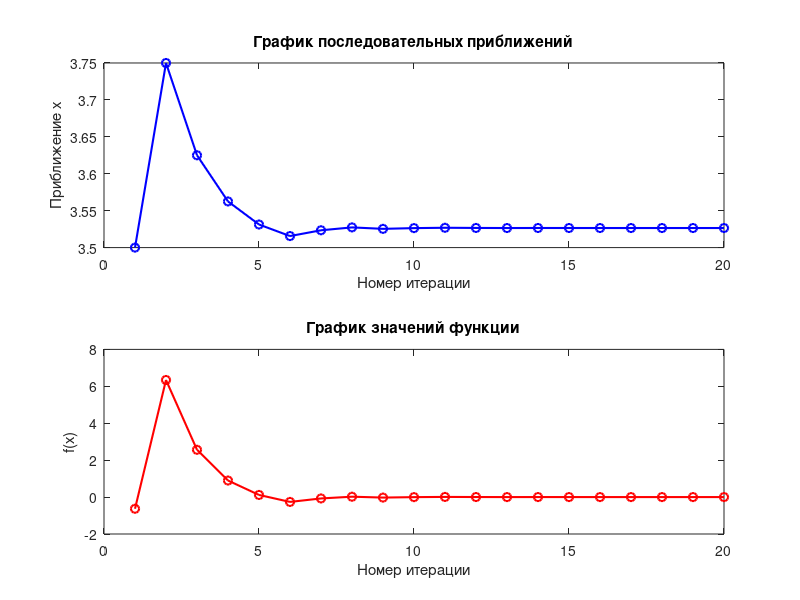

The MATLAB source for this figure:
% bisection_iterative_script.m
% Решение уравнения: exp(x) + log(x) - 10*x = 0 методом бисекции

% Задаём функцию
f = @(x) exp(x) + log(x) - 10*x;

% Начальные значения
a = 3; 
b = 4;
tol = 1e-5;         % критерий точности
max_iter = 100;     % максимальное число итераций

% Проверка наличия знакопеременности
if f(a)*f(b) > 0
    error('На заданном интервале функция не меняет знак. Выберите другой интервал.');
end

% Инициализация переменных для хранения результатов итераций
iter = 0;
data = [];  % матрица для хранения: [iter, mid, f(mid)]

fprintf(' Ит |       x_{mid}     |     f(x_{mid})\n');
fprintf('-------------------------------------------\n');

while iter < max_iter
    iter = iter + 1;
    mid = (a + b)/2;
    fmid = f(mid);
    
    % Сохраняем данные для вывода
    data = [data; iter, mid, fmid];
    
    % Вывод текущей итерации в командное окно
    fprintf('%4d | %14.6f | %14.6f\n', iter, mid, fmid);
    
    % Если достигнута требуемая точность по значению функции, завершаем
    if abs(fmid) < tol
        break;
    end
    
    % Определение нового интервала
    if f(a)*fmid < 0
        b = mid;
    else
        a = mid;
    end
end

% Вывод результата
fprintf('\nПриблизительное значение корня: %.6f\n', mid);
fprintf('Количество итераций: %d\n', iter);

% Построение графиков:
figure;
subplot(2,1,1)
plot(data(:,1), data(:,2), 'b-o','LineWidth',1.5);
xlabel('Номер итерации');
ylabel('Приближение x');
title('График последовательных приближений');

subplot(2,1,2)
plot(data(:,1), data(:,3), 'r-o','LineWidth',1.5);
xlabel('Номер итерации');
ylabel('f(x)');
title('График значений функции');

% Геометрическая интерпретация: 
% На основе полученной таблицы можно на листе бумаги построить схему: на оси абсцисс отмечены значения x, 
% а вертикально – значения f(x). В каждой итерации выбор нового интервала соответствует делению отрезка пополам 
% и выбор подотрезка, на котором функция меняет знак.
